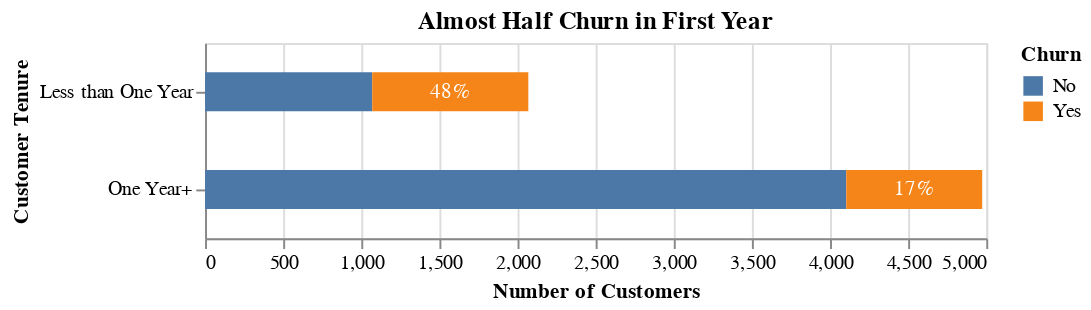

The notebook cell saved with this chart:
### Code cell
bars = alt.Chart(chart_data,
             title='Almost Half Churn in First Year',
             height=100
         ).mark_bar(
            size=20
         ).encode(
            alt.X('sum(customerID)', title='Number of Customers'),
            alt.Y('NewCustomer', title='Customer Tenure'),
            color='Churn',
            order=alt.Order(
                'Churn',
                sort='ascending'
            )
         )

text = alt.Chart(chart_data.query('Churn == "Yes"')).mark_text(color='white').encode(
    x="x:Q",
    y=alt.Y('NewCustomer'),
    text=alt.Text('percent')
).transform_calculate(
    x='datum.total - datum.customerID/2'
)

(bars + text)

### Figure 1 — Vega-Lite specification as saved in the notebook (floating-point values rounded to 4 significant figures)
{"$schema": "https://vega.github.io/schema/vega-lite/v3.3.0.json", "config": {"mark": {"tooltip": null}, "view": {"height": 300, "width": 400}}, "datasets": {"data-e93ef68c46c8d3c4ae42af21bc94edd5": [{"Churn": "Yes", "NewCustomer": "One Year+", "customerID": 870, "percent": "17%", "total": 4974}, {"Churn": "Yes", "NewCustomer": "Less than One Year", "customerID": 999, "percent": "48%", "total": 2069}], "data-f008e40c51aabb013fbfe6af3c6c9e9a": [{"Churn": "No", "NewCustomer": "One Year+", "customerID": 4104, "percent": "83%", "total": 4974}, {"Churn": "Yes", "NewCustomer": "One Year+", "customerID": 870, "percent": "17%", "total": 4974}, {"Churn": "No", "NewCustomer": "Less than One Year", "customerID": 1070, "percent": "52%", "total": 2069}, {"Churn": "Yes", "NewCustomer": "Less than One Year", "customerID": 999, "percent": "48%", "total": 2069}]}, "layer": [{"data": {"name": "data-f008e40c51aabb013fbfe6af3c6c9e9a"}, "encoding": {"color": {"field": "Churn", "type": "nominal"}, "order": {"field": "Churn", "sort": "ascending", "type": "nominal"}, "x": {"aggregate": "sum", "field": "customerID", "title": "Number of Customers", "type": "quantitative"}, "y": {"field": "NewCustomer", "title": "Customer Tenure", "type": "nominal"}}, "height": 100, "mark": {"size": 20, "type": "bar"}, "title": "Almost Half Churn in First Year"}, {"data": {"name": "data-e93ef68c46c8d3c4ae42af21bc94edd5"}, "encoding": {"text": {"field": "percent", "type": "nominal"}, "x": {"field": "x", "type": "quantitative"}, "y": {"field": "NewCustomer", "type": "nominal"}}, "mark": {"color": "white", "type": "text"}, "transform": [{"as": "x", "calculate": "datum.total - datum.customerID/2"}]}]}
